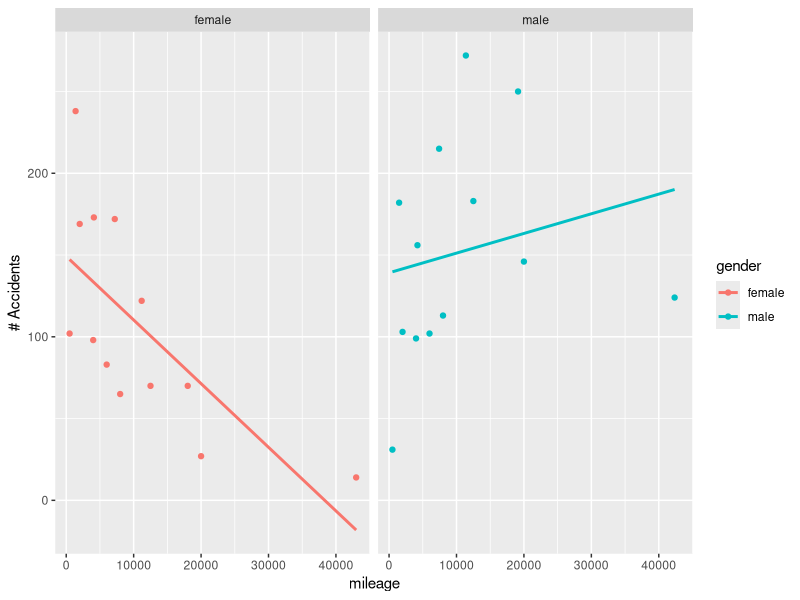
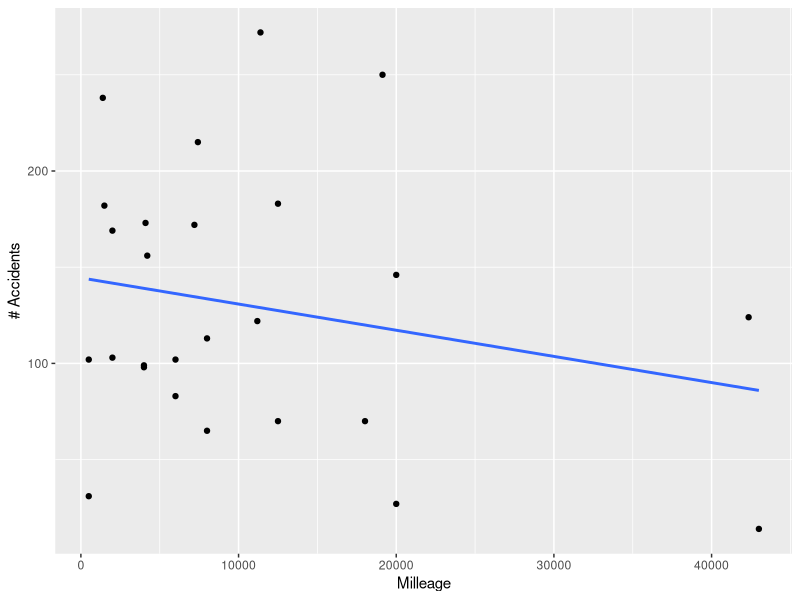

Write the R code that produced these figures, in order.
## ---- chunk 1
library(tibble)
library(dplyr)
library(tidyr)
library(purrr)
library(ggplot2)
accident_data <- tribble(
  ~female_mileage, ~female_nAccidents, ~female_accidentRatio, ~male_mileage, ~male_nAccidents, ~male_accidentRatio, ~accident_ratio_gender,
  1390,238,51.80,1490,182,79.87,0.649,
  4100,173,19.51,4210,156,24.23,0.805,
  7200,172,17.78,7420,215,17.39,1.023,
  11190,122,12.87,11390,272,14.31,0.899,
  18020,70,11.76,19130,250,9.72,1.210,
  43000,14,5.12,42350,124,6.14,0.833) |>
  mutate(id = 1:n()) |>
  dplyr::select(-accident_ratio_gender) |>
  pivot_longer(-id) |>
  separate_wider_regex(name, patterns = c(gender = "female|male", "_", variable = ".*")) |>
  pivot_wider(names_from = variable, values_from = value)  |>
  mutate(study = 1)

accident_data_2 <- tribble(
  ~female_mileage, ~female_nAccidents, ~female_accidentRatio, ~male_mileage, ~male_nAccidents, ~male_accidentRatio, ~accident_ratio_gender,
500,102,202.00,500,31,228.00,0.886,
2000,169,72.50,2000,103,82.50,0.879,
4000,98,40.50,4000,99,55.75,0.726,
6000,83,32.50,6000,102,41.00,0.793,
8000,65,24.63,8000,113,33.13,0.743,
12500,70,22.32,12500,183,28.48,0.784,
20000,27,13.00,20000,146,21.45,0.606
)|>
  mutate(id = 1:n()) |>
  dplyr::select(-accident_ratio_gender) |>
  pivot_longer(-id) |>
  separate_wider_regex(name, patterns = c(gender = "female|male", "_", variable = ".*")) |>
  pivot_wider(names_from = variable, values_from = value) |>
  mutate(study = 2)

accident_comb <- bind_rows(accident_data, accident_data_2) |>
  group_by(study, gender) |>
  mutate(
    totalAccidents = sum(nAccidents),
    weight = 1/(1/nAccidents + 1/(totalAccidents-nAccidents))
  ) |>
  group_by(study, gender) |>
  mutate(avgRatio = weighted.mean(accidentRatio, w = weight),
         avgRatio_unweight = mean(accidentRatio))

ggplot(accident_comb, aes(x = mileage, y = nAccidents, color = gender)) + geom_point() + facet_grid(.~gender) + geom_smooth(method = "lm", se = F) + ylab("# Accidents")

ggplot(accident_comb, aes(x = mileage, y = nAccidents)) + geom_point() + geom_smooth(method = "lm", se = F) + xlab("Milleage") + ylab("# Accidents")
